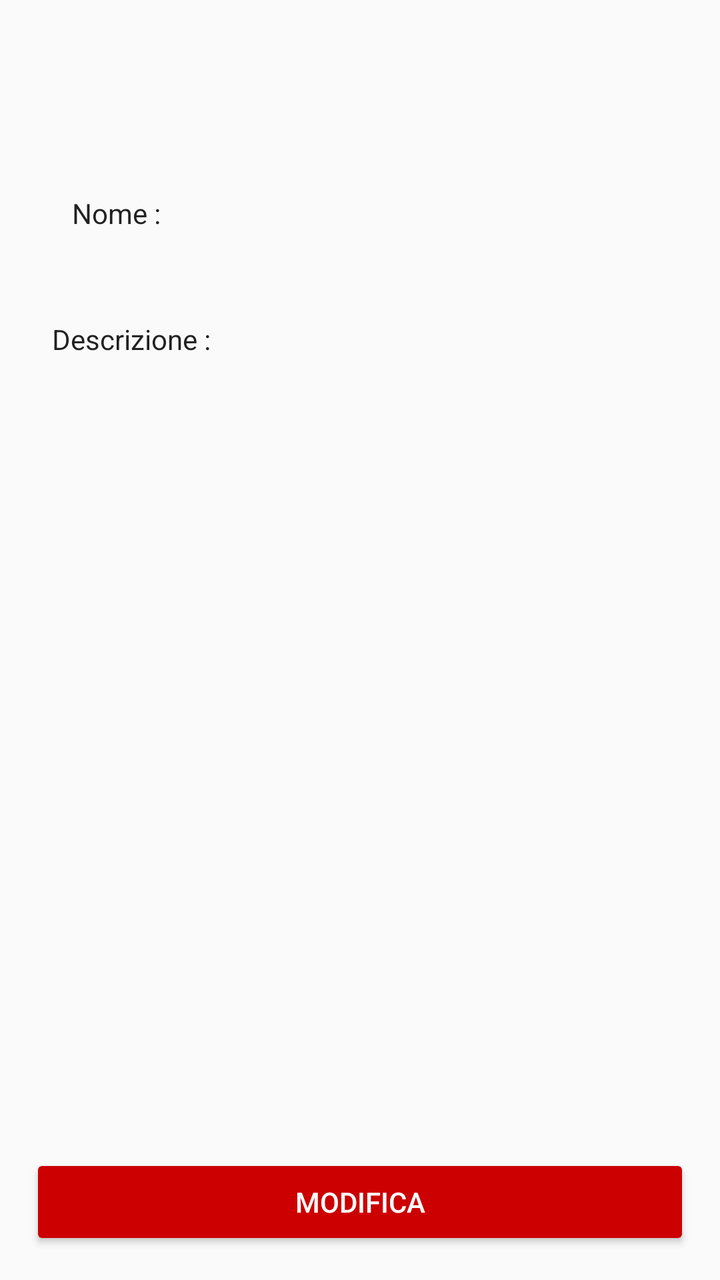
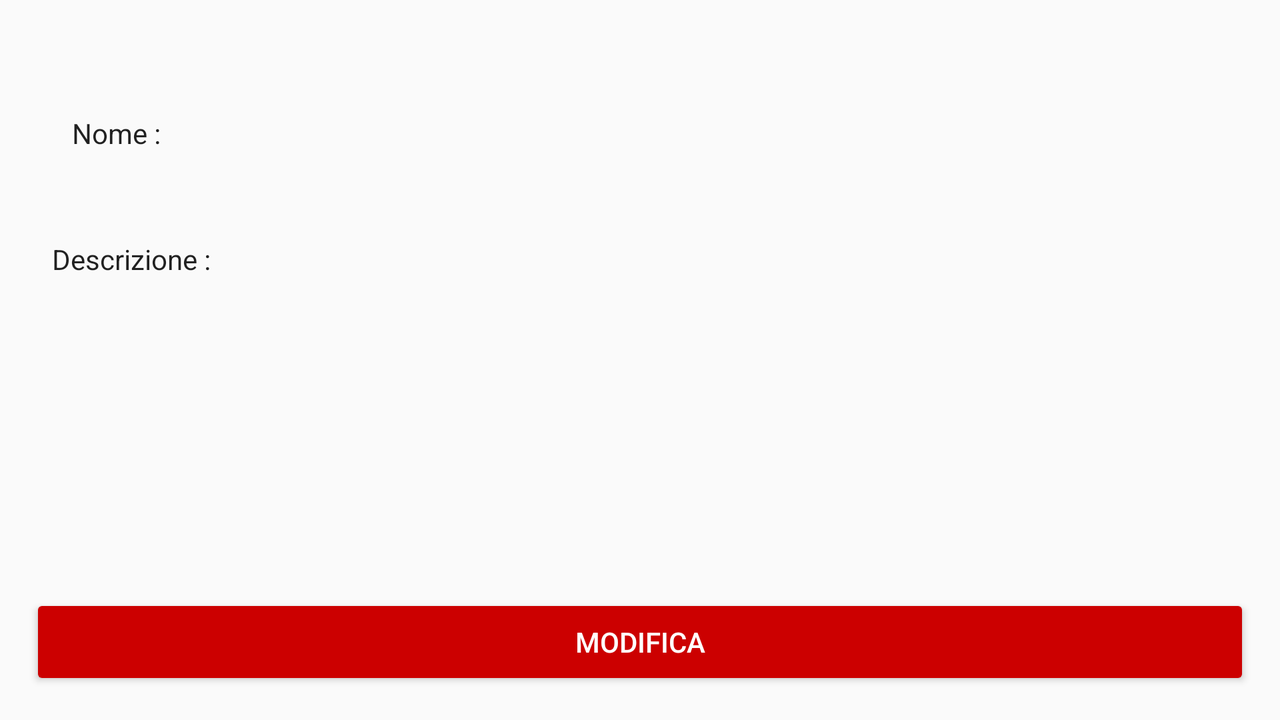

The same Android screen from two of the app's own layout files: first res/layout/ as a phone draws it, then the repository's variant for another configuration, drawn on a device whose configuration selects that folder. Both files follow.
<!-- AndroidManifest.xml: application theme AppTheme -->
<!-- res/layout/activity_visualizza.xml -->
<?xml version="1.0" encoding="utf-8"?>
<android.support.constraint.ConstraintLayout
    xmlns:android="http://schemas.android.com/apk/res/android"
    xmlns:app="http://schemas.android.com/apk/res-auto"
    xmlns:tools="http://schemas.android.com/tools"
    android:layout_width="match_parent"
    android:layout_height="match_parent">

    <Button
        android:id="@+id/buttonModifica"
        android:layout_width="330dp"
        android:layout_height="48dp"
        android:layout_marginBottom="15dp"
        android:layout_marginEnd="15dp"
        android:layout_marginStart="15dp"
        android:backgroundTint="@color/colorRed"
        android:text="MODIFICA"
        android:textColor="@color/colorWhite"
        app:layout_constraintBottom_toBottomOf="parent"
        app:layout_constraintEnd_toEndOf="parent"
        app:layout_constraintStart_toStartOf="parent" />

    <TextView
        android:id="@+id/textViewDescrizione"
        android:layout_width="101dp"
        android:layout_height="35dp"
        android:layout_marginStart="16dp"
        android:layout_marginTop="28dp"
        android:paddingLeft="10dp"
        android:paddingTop="5dp"
        android:text="Descrizione :"
        android:textAppearance="@style/TextAppearance.AppCompat.Body1"
        app:layout_constraintStart_toStartOf="parent"
        app:layout_constraintTop_toBottomOf="@+id/textViewNome" />

    <TextView
        android:id="@+id/textViewNome"
        android:layout_width="95dp"
        android:layout_height="35dp"
        android:layout_marginStart="16dp"
        android:layout_marginTop="92dp"
        android:paddingLeft="20dp"
        android:paddingTop="5dp"
        android:text="Nome :"
        android:textAppearance="@style/TextAppearance.AppCompat.Body1"
        app:layout_constraintStart_toStartOf="parent"
        app:layout_constraintTop_toTopOf="parent" />

    <EditText
        android:id="@+id/editNome"
        android:layout_width="208dp"
        android:layout_height="35dp"
        android:layout_marginEnd="24dp"
        android:layout_marginStart="17dp"
        android:layout_marginTop="92dp"
        android:background="@drawable/edit_style"
        android:ems="10"
        android:enabled="false"
        android:inputType="textPersonName"
        android:paddingBottom="6dp"
        android:paddingLeft="10dp"
        android:paddingRight="10dp"
        android:paddingTop="6dp"
        android:textAppearance="@style/TextAppearance.AppCompat.Body1"
        android:textColor="@color/colorBlack"
        app:layout_constraintEnd_toEndOf="parent"
        app:layout_constraintStart_toEndOf="@+id/textViewNome"
        app:layout_constraintTop_toTopOf="parent" />

    <EditText
        android:id="@+id/editDescrizione"
        android:layout_width="208dp"
        android:layout_height="wrap_content"
        android:layout_marginEnd="24dp"
        android:layout_marginStart="11dp"
        android:layout_marginTop="28dp"
        android:background="@drawable/edit_style"
        android:ems="10"
        android:enabled="false"
        android:inputType="textMultiLine"
        android:paddingBottom="6dp"
        android:paddingLeft="10dp"
        android:paddingRight="10dp"
        android:paddingTop="6dp"
        android:textAppearance="@style/TextAppearance.AppCompat.Body1"
        android:textColor="@color/colorBlack"
        app:layout_constraintEnd_toEndOf="parent"
        app:layout_constraintStart_toEndOf="@+id/textViewDescrizione"
        app:layout_constraintTop_toBottomOf="@+id/editNome" />

</android.support.constraint.ConstraintLayout>
<!-- resources referenced by this layout -->
<resources>
  <color name="colorBlack">#000000</color>
  <color name="colorRed">#CC0000</color>
  <color name="colorWhite">#FFFFFF</color>
  <style name="AppTheme" parent="Theme.AppCompat.Light.NoActionBar">
          
          <item name="colorPrimary">@color/colorBlackGrey</item>
          <item name="colorPrimaryDark">@color/colorBlackGrey</item>
          <item name="colorAccent">@color/colorBlackGrey</item>
      </style>
  <color name="colorBlackGrey">#242424</color>
</resources>
<!-- res/layout-land/activity_visualizza.xml (the repository's variant of the layout above) -->
<!-- drawn on the phone turned sideways -->
<?xml version="1.0" encoding="utf-8"?>
<android.support.constraint.ConstraintLayout
    xmlns:android="http://schemas.android.com/apk/res/android"
    xmlns:app="http://schemas.android.com/apk/res-auto"
    xmlns:tools="http://schemas.android.com/tools"
    android:layout_width="match_parent"
    android:layout_height="match_parent">

    <Button
        android:id="@+id/buttonModifica"
        android:layout_width="610dp"
        android:layout_height="48dp"
        android:layout_marginBottom="15dp"
        android:layout_marginEnd="15dp"
        android:layout_marginStart="15dp"
        android:backgroundTint="@color/colorRed"
        android:text="MODIFICA"
        android:textColor="@color/colorWhite"
        app:layout_constraintBottom_toBottomOf="parent"
        app:layout_constraintEnd_toEndOf="parent"
        app:layout_constraintStart_toStartOf="parent" />

    <TextView
        android:id="@+id/textViewDescrizione"
        android:layout_width="101dp"
        android:layout_height="35dp"
        android:layout_marginStart="16dp"
        android:layout_marginTop="28dp"
        android:paddingLeft="10dp"
        android:paddingTop="5dp"
        android:text="Descrizione :"
        android:textAppearance="@style/TextAppearance.AppCompat.Body1"
        app:layout_constraintStart_toStartOf="parent"
        app:layout_constraintTop_toBottomOf="@+id/textViewNome" />

    <TextView
        android:id="@+id/textViewNome"
        android:layout_width="95dp"
        android:layout_height="35dp"
        android:layout_marginStart="16dp"
        android:layout_marginTop="52dp"
        android:paddingLeft="20dp"
        android:paddingTop="5dp"
        android:text="Nome :"
        android:textAppearance="@style/TextAppearance.AppCompat.Body1"
        app:layout_constraintStart_toStartOf="parent"
        app:layout_constraintTop_toTopOf="parent" />

    <EditText
        android:id="@+id/editNome"
        android:layout_width="284dp"
        android:layout_height="35dp"
        android:layout_marginEnd="201dp"
        android:layout_marginTop="52dp"
        android:background="@drawable/edit_style"
        android:ems="10"
        android:enabled="false"
        android:inputType="textPersonName"
        android:paddingBottom="6dp"
        android:paddingLeft="10dp"
        android:paddingRight="10dp"
        android:paddingTop="6dp"
        android:textAppearance="@style/TextAppearance.AppCompat.Body1"
        android:textColor="@color/colorBlack"
        app:layout_constraintEnd_toEndOf="parent"
        app:layout_constraintTop_toTopOf="parent" />

    <EditText
        android:id="@+id/editDescrizione"
        android:layout_width="284dp"
        android:layout_height="wrap_content"
        android:layout_marginEnd="201dp"
        android:layout_marginTop="25dp"
        android:background="@drawable/edit_style"
        android:ems="10"
        android:enabled="false"
        android:inputType="textMultiLine"
        android:maxHeight="150dp"
        android:paddingBottom="6dp"
        android:paddingLeft="10dp"
        android:paddingRight="10dp"
        android:paddingTop="6dp"
        android:textAppearance="@style/TextAppearance.AppCompat.Body1"
        android:textColor="@color/colorBlack"
        app:layout_constraintEnd_toEndOf="parent"
        app:layout_constraintTop_toBottomOf="@+id/editNome" />

</android.support.constraint.ConstraintLayout>
